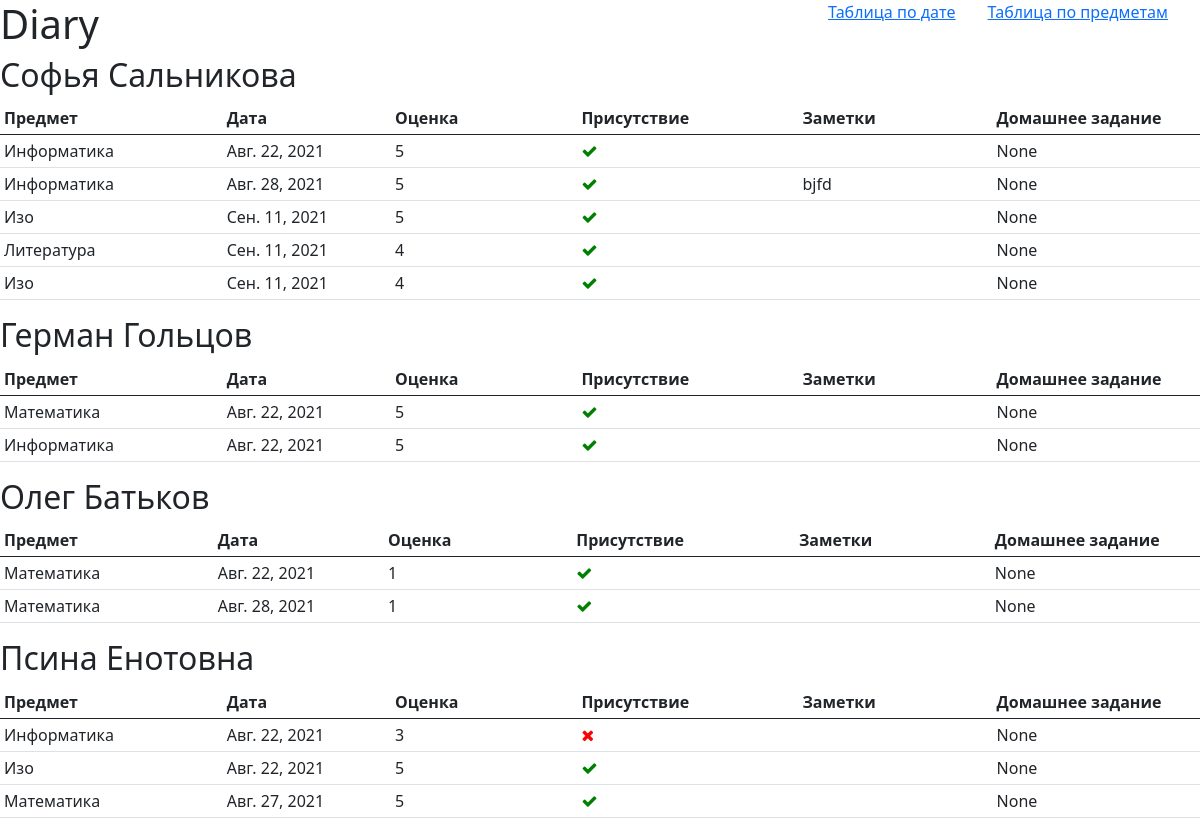
The page /group_diary on the database its author committed.
### diary/models.py (models this page shows)
class Diary(models.Model):
    pupil = models.ForeignKey(Pupil, verbose_name='Ученик',
                              on_delete=models.CASCADE, null=True)
    subject = models.ForeignKey(Subject, verbose_name='Предмет',
                                on_delete=models.CASCADE, null=True)
    created_at = models.DateTimeField('Создано', auto_now_add=True)
    updated_at = models.DateTimeField('Обновлено', auto_now=True)
    date = models.DateField('Дата', default=now)
    score = models.IntegerField('Оценка', choices=((5, 5),
                                                        (4, 4),
                                                        (3, 3),
                                                        (2, 2),
                                                        (1, 1)))
    is_present = models.BooleanField('Присутствие', default=False)
    notes = models.TextField('Заметки', null=True, blank=True)
    homework = models.ForeignKey(Homework, verbose_name='Домашнее задание',
                                 on_delete=models.CASCADE, null=True)
    class Meta:
        db_table = 'diaries'
        verbose_name = 'запись в дневнике'
        verbose_name_plural = 'Записи в дневнике'

class Pupil(models.Model):
    name = models.CharField('Имя', max_length=32)
    last_name = models.CharField('Фамилия', max_length=32)
    updated_at = models.DateTimeField('Добавление', auto_now=True)
    def full_name(self):
        return f'{self.name} {self.last_name}'
    def __str__(self):
        return self.full_name()
    class Meta:
        db_table = 'pupils'
        verbose_name = 'ученик'
        verbose_name_plural = 'Ученики'

class Subject(models.Model):
    name = models.CharField('Название', max_length=32)
    def __str__(self):
        return self.name
    class Meta:
        db_table = 'subjects'
        verbose_name = 'предмет'
        verbose_name_plural = 'Предметы'

### diary/views.py (the view)
# urls.py: path('group_diary', DiaryPupilGroupView.as_view()),
class DiaryPupilGroupView(View):
    def get(self, request):
        group_diary = [Diary.objects.filter(pupil=_pupil) for _pupil in Pupil.objects.all()]
        return render(request, 'diary/diary_pupil_group.html', {'group_diary': group_diary})

### diary/templates/diary/diary_pupil_group.html (shortened to what this page needs)
{% extends "base.html" %}
{% block body %}
    <a href="/group_subject_diary"
       class="header" style="margin-left: 2em; float: right; margin-right: 2em">Таблица по предметам </a>
    <a href="/group_date_diary"
       class="header" style="margin-left: 2em; float: right">Таблица по дате </a>
    <h1>Diary</h1>
    {% for group in group_diary %}
    <h2>{{ group.0.pupil }}</h2>
      <table class="table table-sm">
        <thead>
          <tr>
            <th scope="col">Предмет</th>
            <th scope="col">Дата</th>
            <th scope="col">Оценка</th>
            <th scope="col">Присутствие</th>
            <th scope="col">Заметки</th>
            <th score="col">Домашнее задание</th>
          </tr>
        </thead>
        <tbody>
        {% for diary in group %}
          <tr>
            <td>{{ diary.subject }}</td>
            <td>{{ diary.date }}</td>
            <td>{{ diary.score }}</td>
            <td>
              {% if diary.is_present %}
                <i class="fa fa-check">
              {% else %}
                <i class="fa fa-remove">
              {% endif %}
            </td>
            <td>{{ diary.notes }}</td>
            <td>{{ diary.homework }}</td>
          </tr>
        {% endfor %}
        </tbody>
      </table>
      {% endfor %}
{% endblock %}

### rows shown on the page
Diary: pupil.last_name "Софья Сальникова", subject "Информатика", date "Авг. 22, 2021", score "5", is_present True (drawn), homework "None"
Diary: subject "Информатика", date "Авг. 28, 2021", score "5", is_present True (drawn), notes "bjfd", homework "None"
Diary: subject "Изо", date "Сен. 11, 2021", score "5", is_present True (drawn), homework "None"
Diary: subject "Литература", date "Сен. 11, 2021", score "4", is_present True (drawn), homework "None"
Diary: subject "Изо", date "Сен. 11, 2021", score "4", is_present True (drawn), homework "None"
Diary: pupil.last_name "Герман Гольцов", subject "Математика", date "Авг. 22, 2021", score "5", is_present True (drawn), homework "None"
Diary: subject "Информатика", date "Авг. 22, 2021", score "5", is_present True (drawn), homework "None"
Diary: pupil.last_name "Олег Батьков", subject "Математика", date "Авг. 22, 2021", score "1", is_present True (drawn), homework "None"
Diary: subject "Математика", date "Авг. 28, 2021", score "1", is_present True (drawn), homework "None"
Diary: pupil.last_name "Псина Енотовна", subject "Информатика", date "Авг. 22, 2021", score "3", is_present False (drawn), homework "None"
Diary: subject "Изо", date "Авг. 22, 2021", score "5", is_present True (drawn), homework "None"
Diary: subject "Математика", date "Авг. 27, 2021", score "5", is_present True (drawn), homework "None"
